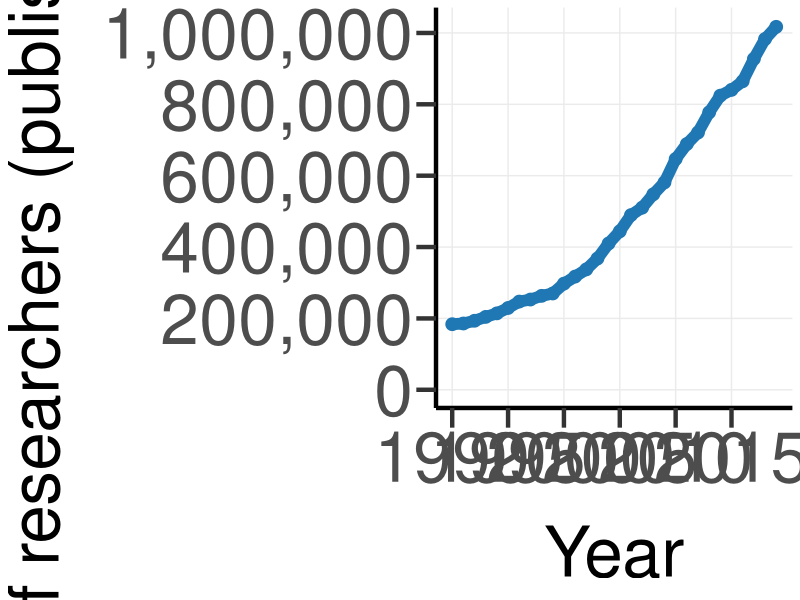
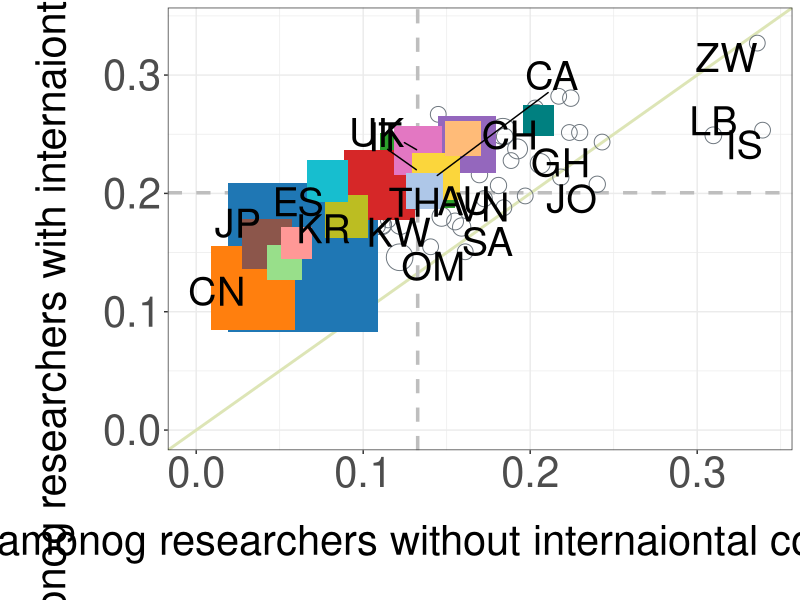
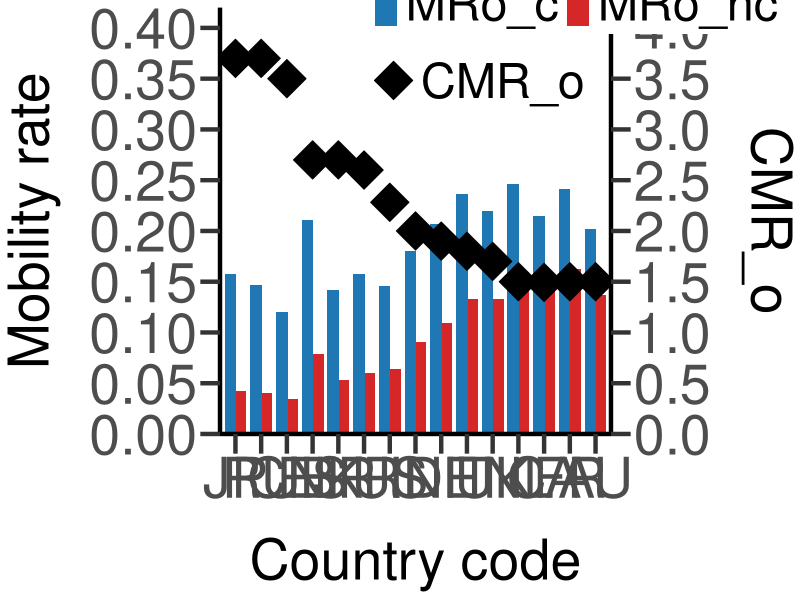
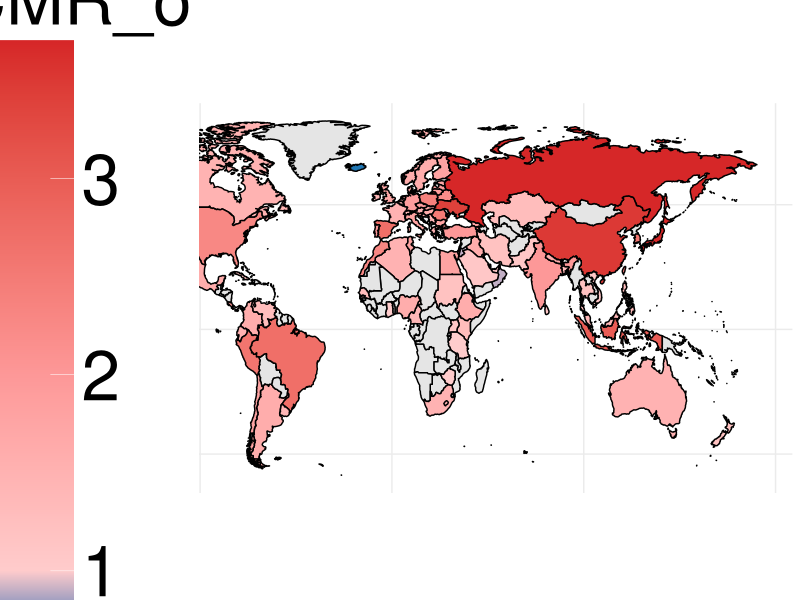
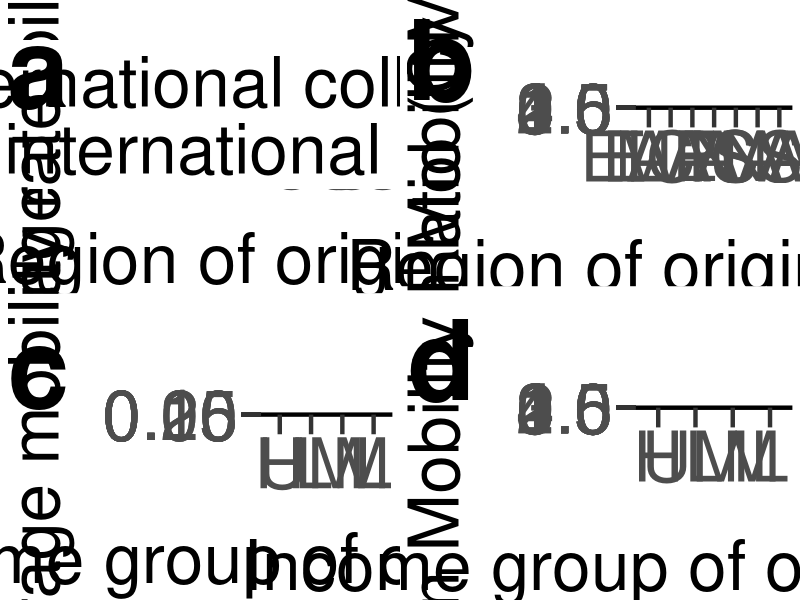
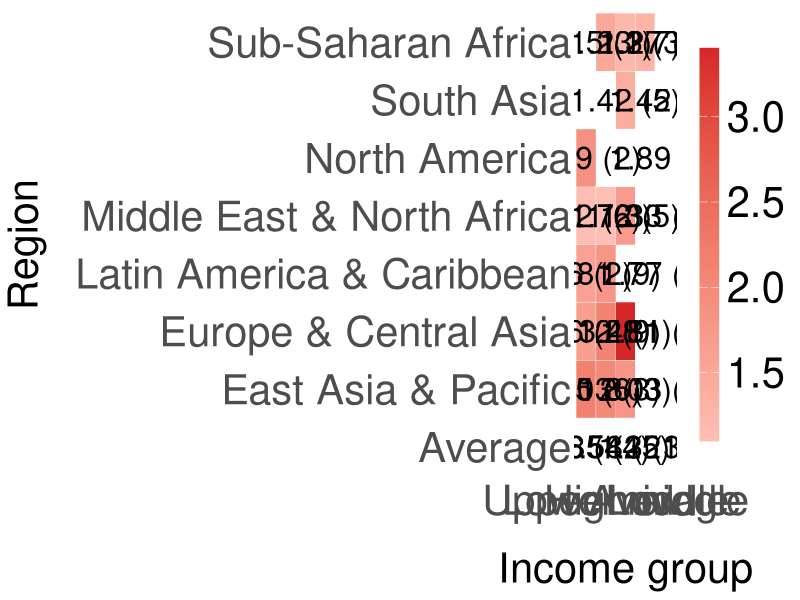

These figures' R source, in order:
## ---- chunk 1
knitr::opts_chunk$set(echo = TRUE)
## ---- chunk 2
library("ggplot2")
library("dplyr")
library("tidyr")
library("scales")
library("ggrepel")
library("gridExtra")
library("grid")
library("maps")
## ---- chunk 3
# Read data from CSV: the annual number of disambiguated researchers who published their first paper in the Dimensions database (1990–2019)
researcher_first_year<-read.csv("n of researchers--first year.csv",header=T,sep=',',stringsAsFactors = FALSE,na.strings = "")

## ---- chunk 4
#Drew Fig.1
png(file="Fig QSS1--first year--researchers_2023.png", width=3000,height=1500)  
ggplot(researcher_first_year, aes(x = first_year, y = n_researcher)) +
  geom_line(size = 4,color="#1f77b4") +  
  geom_point(size = 4,color="#1f77b4") +   
  scale_y_continuous(limits= c(0,1020000)
                     ,breaks=c(0, 200000,400000,600000,800000,1000000)
                     ,labels=c("0","200,000","400,000","600,000","800,000","1,000,000"))+
  scale_x_continuous(limits=c(1990,2019),breaks=seq(1990, 2019,5))+
  labs(x = "Year",
       y = "Number of researchers (published first paper)") +
   theme_bw() +
    theme( 
    panel.grid.minor = element_blank(),
    panel.border = element_blank(), 
    plot.title.position = "plot",  
    plot.title = element_text(hjust = 0.05, vjust = 0, size = 80, face = "bold", color = "black"),
    strip.text = element_text(size=50),
    axis.ticks = element_line(size = 1.5), 
    axis.ticks.length = unit(0.5, "cm"),
    axis.line = element_line(size = 1.5), 
    axis.text = element_text(size = 50),
    axis.line.y=element_line(size=1.5,color='black'),
    axis.title = element_text(size = 50),
    axis.title.x = element_text(size = 50, margin = margin(20, 0, 0, 0)),
    axis.title.y = element_text(size = 50, margin = margin(0, 20, 0, 0)),
    legend.text = element_text(size = 50),
    legend.title = element_blank(),
    legend.position = c(0.3, 0.95),
    legend.key.size = unit(1, "cm")
  )
dev.off()
## ---- chunk 5
# Read country-level mobility data from CSV

mobi_rate_country <-read.csv("mobility rate--country--2023--more than 500.csv") 

is.numeric(mobi_rate_country$MR_c)
is.numeric(mobi_rate_country$MR_nc)

# Define 15 country codes with most outgoing researchers and corresponding colors
country_code_15<-c(
        "US",
        "CN",
        "UK",
        "DE",
        "FR",
        "JP",
        "IT",
        "CA",
        "IN",
        "ES",
        "AU",
        "NL",
        "BR",
        "KR",
        "CH")
color <- c( 
     "#1f77b4",
     "#ff7f0e",
     "#2ca02c",
     "#d62728",
     "#9467bd",
     "#8c564b",
     "#e377c2",
     "#FBD63C",
     "#bcbd22",
     "#17becf",
     "#aec7e8",
     "#ffbb78",
     "#98df8a",
     "#ff9896",
     "#008080")

# Create a data frame for country style (color and shape)
country_style <- data.frame(country_code_15, color)
country_style$shape <- 15

# Merge color and shape info into mobility data by country code
mobi_rate_country <-
  merge(mobi_rate_country,
        country_style,
        by.x = "country_code",
        by.y = "country_code_15",
        all.x = TRUE)

# Assign default color and shape to countries not in the 15
mobi_rate_country $color[is.na(mobi_rate_country $color)] <- "#6c757d"
mobi_rate_country $shape[is.na(mobi_rate_country $shape)] <- 1

# Set plot size based on 'r_mobi' (n of outgoing researchers) value
mobi_rate_country $size <- mobi_rate_country $r_mobi / 100

mobi_rate_country $size[mobi_rate_country $size < 10] <- 5

## ---- chunk 6
# Save the scatter plot (Fig. 3) as a PNG image
png(file="Fig QSS3--mobility ratio--country level 2019.png", width=1500,height=1500)

# Arrange data and scale point sizes for visualization 
  mobi_rate_country_p <-mobi_rate_country  %>% arrange(shape, desc(r_mobi)) %>% mutate(size_scale =scales::rescale(size, to = c(5, 50)))

# Create scatter plot comparing mobility rates with and without international collaboration

    ggplot(mobi_rate_country_p,
           aes(x = MRo_nc, y =  MRo_c)) +
    xlim(0, 0.34) +
    ylim(0, 0.34) +
    labs(x = "Mobility rate amonog researchers without internaiontal collaboration (MRo_nc)") + 
    labs(y = "Mobility rate amonog researchers with internaiontal collaboration (MRo_c)") +
    geom_abline(
      intercept = 0,
      slope = 1,
      linetype = 1,
      color = "#dde5b6",
      size = 1
    ) +
    geom_vline(
      xintercept = median(mobi_rate_country_p$MRo_nc),
      linetype = "dashed",
      color = "grey",
      size = 1.2
    ) +
    geom_hline(
      yintercept = median(mobi_rate_country_p$MRo_c),
      linetype = "dashed",
      color = "grey",
      size = 1.2
    ) +
       geom_point(
      colour = mobi_rate_country_p$color,
      size = mobi_rate_country_p$size_scale,
      shape = mobi_rate_country_p$shape
    )+
  
# Label selected countries      
    geom_text_repel(aes(label=ifelse(mobi_rate_country_p$size_scale>10.5 & mobi_rate_country_p$country_code!="CA" &
                                       mobi_rate_country_p$country_code!="UK" 
                                     ,as.character(mobi_rate_country_p$country_code),'')),hjust=0.5,
              vjust=0.5,size=10)+
      geom_text_repel(aes(label = ifelse(mobi_rate_country_p$country_code == "UK", 
                                   "UK", '')),  hjust = 0, vjust = 1, size = 10)+
      geom_text_repel(aes(label = ifelse(mobi_rate_country_p$country_code == "CA", 
                                   "CA", '')),  hjust = 1, vjust = 1, size = 10)+
      geom_text(aes(label = ifelse(mobi_rate_country_p$country_code == "KR", 
                                   "KR", '')),  hjust = 0, vjust = 0, size = 10)+
        geom_text(aes(label = ifelse(mobi_rate_country_p$country_code == "CH", 
                                   "CH", '')),  hjust = 1, vjust = 1, size = 10)+
      geom_text(aes(label = ifelse(mobi_rate_country_p$country_code == "LB", 
                                   "LB", '')),  hjust = 0.5, vjust = 0, size = 10)+
        geom_text(aes(label = ifelse(mobi_rate_country_p$country_code == "JO", 
                                   "JO", '')),  hjust = 1, vjust = 1, size = 10)+
      geom_text(aes(label = ifelse(mobi_rate_country_p$country_code == "GH", 
                                   "GH", '')),  hjust = 0.5, vjust = 0, size = 10)+

              geom_text(aes(label = ifelse(mobi_rate_country_p$country_code == "IS", 
                                   "IS", '')),  hjust = 1, vjust = 1, size = 10)+
    geom_text(aes(label = ifelse(mobi_rate_country_p$country_code == "ZW", 
                                   "ZW", '')),  hjust = 1, vjust = 1, size = 10)+
          geom_text(aes(label = ifelse(mobi_rate_country_p$country_code == "OM", 
                                   "OM", '')),  hjust = 1, vjust = 1, size = 10)+
      
            geom_text(aes(label = ifelse(mobi_rate_country_p$country_code == "KW", 
                                   "KW", '')),  hjust = 1, vjust = 0, size = 10)+
        geom_text(aes(label = ifelse(mobi_rate_country_p$country_code == "VN", 
                                   "VN", '')),  hjust = 0, vjust = 0, size = 10)+
      geom_text(aes(label = ifelse(mobi_rate_country_p$country_code == "SA", 
                                   "SA", '')),  hjust = 0, vjust = 1, size = 10)+
            geom_text(aes(label = ifelse(mobi_rate_country_p$country_code == "TH", 
                                   "TH", '')),  hjust = 1, vjust = 0, size = 10)+
    scale_size(range = c(0, 15)) +
    theme_bw() +
    theme(
      plot.title = element_text(hjust = 0.5, size = 30),
      axis.text = element_text(size = 30),
      axis.title.x = element_text(size = 30,margin=margin(20,0,20,0)),
      axis.title.y = element_text(size = 30,margin=margin(0,20,0,20))
    )

dev.off() # Close and save the plot
## ---- chunk 7
# Define the top 15 countries with most original researchers
top15_country<-c("JP", "RU", "CN", "ES", "BR", "KR", "US", "IN", "DE", "IT", "UK", "NL", "CA", "FR", "AU")

# Select only the top 15 countries and relevant columns from the data
mobi_rate_country_15 <- mobi_rate_country [mobi_rate_country $country_code %in% top15_country, c("country_code","MRo_c", "MRo_nc","CMR_o")]

# Reshape data to long format for plotting (combine MRo_c and MRo_nc into one column)
mobi_rate_country_15_long <- mobi_rate_country_15 %>%
  pivot_longer(cols = c(MRo_nc, MRo_c), names_to = "variable", values_to = "value")

## ---- chunk 8
# Save the bar plotn (Fig. 4) as a PNG image
png(file="Fig QSS4--Top15.png", width=2500, height=1000)

# Create grouped bar plot for mobility rates (with/without international collaboration) in top 15 countries

ggplot(mobi_rate_country_15_long, aes(x = factor(country_code, levels = c("JP", "RU", "CN", "ES", "BR", "KR", "US", "IN", "DE", "IT", "UK", "NL", "CA", "FR", "AU")))) +
  geom_bar(aes(y = value, fill = variable), stat = "identity", position = position_dodge(width = 0.8)) +
  scale_fill_manual(values = c("MRo_nc" = "#d62728", "MRo_c" = "#1f77b4")) +
  
    # Add a point for CMR_o, rescaled to fit the left y-axis
  geom_point(data = mobi_rate_country_15, aes(x = country_code, y = CMR_o / 10, color = "CMR_o"), size = 10, shape = 23, fill = "black") + 
  
    # Set left y-axis for mobility rate and right axis for CMR_o
  scale_y_continuous(
    name = "Mobility rate", limits = c(0, 0.42), expand = c(0, 0), breaks = c(0, 0.05, 0.1, 0.15, 0.2, 0.25, 0.3, 0.35, 0.4),
    sec.axis = sec_axis(~.*10, breaks = seq(0, 4, 0.5), name = "CMR_o")
  ) +
  # Set color for CMR_o points
  scale_color_manual(values = c("MRo_nc" = "#d62728", "MRo_c" = "#1f77b4","CMR_o" = "black")) +
  
  labs(x = "Country code") +
  # Combine legends for bar and point, set layout
  guides(
    fill = guide_legend(title = NULL, nrow = 1),
    color = guide_legend(title = NULL, nrow = 1)
  ) + 
  # Theme settings for cleaner and bigger labels
  theme_bw() +
  theme(
    panel.grid.major = element_blank(),
    panel.grid.minor = element_blank(),
    panel.border = element_blank(), 
    plot.title = element_text(hjust = 0.5, size = 40),
    axis.ticks = element_line(size = 1.5), 
    axis.ticks.length = unit(0.5, "cm"),
    axis.line = element_line(size = 1.5), 
    axis.text = element_text(size = 40),
    axis.title = element_text(size = 40),
    axis.title.x = element_text(size = 40, margin = margin(20, 0, 0, 0)),
    axis.title.y = element_text(size = 40, margin = margin(0, 20, 0, 0)),
    axis.title.y.right = element_text(margin = margin(l = 20)),
    legend.text = element_text(size = 35),
    legend.position = c(0.91, 0.92)
    )

dev.off() # Finish and save the plot
## ---- chunk 9
# Load world map data
world_map <- map_data("world")

# Remove Antarctica from the map
world_map <- world_map %>%
  filter(region != "Antarctica")

# Merge map data with mobility data by matching country names
CMR_o_world <- world_map %>%
  left_join(mobi_rate_country, by = c("region" = "nation_map"))

## ---- chunk 10
# Find min and max CMR_o values (ignoring missing values)
cmr_min <- min(CMR_o_world$CMR_o, na.rm = TRUE)
cmr_max <- max(CMR_o_world$CMR_o, na.rm = TRUE)

# Define color breakpoints for the color scale
color_nodes <- c(cmr_min, 1, 2, cmr_max)
value_nodes <- scales::rescale(color_nodes, to = c(0,1), from = c(cmr_min, cmr_max))

# Save the map as a PNG image (Fig. A1)
png(file="Fig QSS--A1--world map--CMR_o--2023.png", width=3000,height=1500) 
ggplot(CMR_o_world, aes(x = long, y = lat, group = group, fill = CMR_o)) +
  geom_polygon(color = "black") + # Draw country borders
  scale_fill_gradientn( colours = c("#1f77b4", "#ffcccc", "#fd9898", "#d62728"),  # Custom color palette
                      values = value_nodes,         
                      na.value = "grey90",
                      name = "CMR_o") +
  coord_fixed(ratio = 1.3)+
    theme_bw() +
   theme(
    panel.grid.minor = element_blank(),
    panel.border = element_blank(),
    plot.title.position = "plot",  
    plot.title = element_text(hjust = 0.05, vjust = 0, size = 80, face = "bold", color = "black"),
    strip.text = element_text(size = 40),
    axis.ticks = element_blank(), 
    axis.line = element_blank(),  
    axis.text = element_blank(),  
    axis.title = element_blank(),  
    legend.position = c(0.08, 0.50),  
    legend.title = element_text(size = 50),  
    legend.text = element_text(size = 50),    
    legend.key.size = unit(3, "cm") 
  )

dev.off()  # Finish and save the image
## ---- chunk 11
# Calculate mean mobility rates (with and without international collaboration)by region

mobi_rate_region_summary <- mobi_rate_country %>%
  group_by(region) %>%
  summarise(
    mean_MRo_c   = mean(MRo_c, na.rm = TRUE),
    mean_MRo_nc  = mean(MRo_nc, na.rm = TRUE),
    .groups = "drop"  
  )
# Convert summary table to long format for plotting
mobi_rate_region_summary_long <- mobi_rate_region_summary %>%
  pivot_longer(cols = c(mean_MRo_nc, mean_MRo_c), names_to = "variable", values_to = "value")

# Remove countries with missing region information
mobi_rate_country_region_no_NA<- mobi_rate_country %>%  filter(region != '#N/A' )


## ---- chunk 12
#Draw Fig. 5-a
# Bar plot Fig. 5-a: average mobility rates by region (with and without prior international collaboration)

plot_mobi_rate_region<-ggplot(mobi_rate_region_summary_long, aes(x = factor(region, levels = c("East Asia & Pacific", "Europe & Central Asia","Latin America & Caribbean","Middle East & North Africa","North America","South Asia", "Sub-Saharan Africa")))) +
  geom_bar(aes(y = value, fill = variable), stat = "identity", position = position_dodge(width = 0.8)) +
  scale_fill_manual(values = c("mean_MRo_nc" = "#d62728", "mean_MRo_c" = "#1f77b4"),
                    labels = c("mean_MRo_nc" = "Without prior international collaboration (MRo_nc)", 
                      "mean_MRo_c" = "With prior international collaboration (MRo_c)")) +
  
  scale_y_continuous(
    name = "Average mobility rate", limits = c(0, 0.27), expand = c(0, 0), breaks = c(0, 0.05, 0.1, 0.15, 0.2,0.25)
  ) +
    # Use region abbreviations for the x-axis
  
    scale_x_discrete(breaks = c( "East Asia & Pacific", "Europe & Central Asia","Latin America & Caribbean","Middle East & North Africa",
                                 "North America","South Asia","Sub-Saharan Africa"),
                     labels=c("EAP", "ECA", "LAC","MENA", "NA","SA","SSA")
                                )+
  scale_color_manual(values = c("mean_MRo_nc" = "#d62728", "mean_MRo_c" = "#1f77b4")) +
  
  labs(x = "Region of origin country") +
  guides(
    fill = guide_legend(title = NULL, ncol= 1),
    color = guide_legend(title = NULL, ncol = 1)
  ) + 
  theme_bw() +
  theme(
    panel.grid.major = element_blank(),
    panel.grid.minor = element_blank(),
    panel.border = element_blank(),
    plot.title.position = "plot",  
    plot.title = element_text(hjust = 0, vjust = 0, size = 80, face = "bold", color = "black"),

    axis.ticks = element_line(size = 1.5), 
    axis.ticks.length = unit(0.5, "cm"),
    axis.line = element_line(size = 1.5), 
    axis.text = element_text(size = 50),
    axis.title = element_text(size = 50),
    axis.title.x = element_text(size = 50, margin = margin(20, 0, 0, 0)),
    axis.title.y = element_text(size = 50, margin = margin(0, 20, 0, 0)),
    axis.title.y.right = element_text(margin = margin(l = 20)),
    legend.text = element_text(size = 50),
    legend.position = c(0.6, 0.98)
  ) +
  ggtitle("a")

#Draw Fig. 5-b
# Violin and boxplot: distribution of CMR_o by region
plot_mobi_rate_region_box<-ggplot(mobi_rate_country_region_no_NA,aes(x=factor(region,levels=c("East Asia & Pacific", "Europe & Central Asia","Latin America & Caribbean","Middle East & North Africa","North America","South Asia","Sub-Saharan Africa")),y=CMR_o,fill = region))+
  geom_violin(size=2,width = 0.5,outlier.size=8)+
  geom_boxplot(size = 1.5, width = 0.2,outlier.size=8) +
  stat_boxplot(geom = "errorbar",size=3,width=0.2)+
  scale_fill_manual(values = c( 
    "East Asia & Pacific"="#1F77B4", 
                   "Europe & Central Asia"="#FF7F0E", 
                   "Latin America & Caribbean"="#2CA02C", 
                   "Middle East & North Africa"="#D62728", 
                   "North America"="#9467BD", 
                   "South Asia"= "#8c564b",
                   "Sub-Saharan Africa" = "#eeee00")) +
  

  stat_summary(fun=mean, geom="point", shape=23, size=15, fill="black")+
  guides(fill="none")+

  scale_y_continuous(limits= c(0,4),breaks=seq(0, 4,0.5))+
  scale_x_discrete(breaks = c(  "East Asia & Pacific", "Europe & Central Asia"
                                ,"Latin America & Caribbean","Middle East & North Africa"
                                ,"North America","South Asia","Sub-Saharan Africa"),
                   labels=c("EAP", "ECA", "LAC","MENA", "NA","SA","SSA")
                     )+
  xlab("Region of origin country")+
  ylab("Collaboration Mobility Ratio (CMR_o)")+

  theme_bw() +
    theme( legend.position = "none",

    panel.grid.minor = element_blank(),
    panel.border = element_blank(), 
    plot.title.position = "plot",  
    plot.title = element_text(hjust = 0, vjust = 0, size = 80, face = "bold", color = "black"),
    strip.text = element_text(size=50),
    axis.ticks = element_line(size = 1.5), 
    axis.ticks.length = unit(0.5, "cm"),
    axis.line = element_line(size = 1.5), 
    axis.text = element_text(size = 50),
    axis.line.y=element_line(size=1.5,color='black'),
    axis.title = element_text(size = 50),
    axis.title.x = element_text(size = 50, margin = margin(30, 0, 0, 0)),
    axis.title.y = element_text(size = 50, margin = margin(0, 30, 0, 0))

  )+
  ggtitle("b")
## ---- chunk 13
# Calculate mean mobility rates by income group
mobi_rate_income_summary <- mobi_rate_country %>%
  group_by(income_group) %>%
  summarise(
    mean_MRo_c   = mean(MRo_c, na.rm = TRUE),
    mean_MRo_nc  = mean(MRo_nc, na.rm = TRUE),
    .groups = "drop" 
  )

# Convert summary table to long format for plotting

mobi_rate_income_summary_long <- mobi_rate_income_summary   %>%
  pivot_longer(cols = c(mean_MRo_nc, mean_MRo_c), names_to = "variable", values_to = "value")

# Remove countries with missing income group information

mobi_rate_country_income_no_NA<- mobi_rate_country %>%  filter(income_group != '#N/A')

## ---- chunk 14
#Draw Fig. 5-c
# Bar plot: average mobility rates by income group (with/without prior international collaboration)
plot_mobi_rate_income<-ggplot(mobi_rate_income_summary_long  , aes(x = factor(income_group, levels = c("High", "Upper middle", "Lower middle", "Low")))) +
  geom_bar(aes(y = value, fill = variable), stat = "identity", position = position_dodge(width = 0.8)) +
  scale_fill_manual(values = c("mean_MRo_nc" = "#d62728", "mean_MRo_c" = "#1f77b4")) +

  scale_color_manual(values = c("mean_MRo_nc" = "#d62728", "mean_MRo_c" = "#1f77b4","CMR_o" = "black")) +
  scale_x_discrete(breaks = c( "High", "Upper middle", "Lower middle", "Low"),
                     labels=c("H", "UM", "LM", "L")
                                )+
  scale_y_continuous(
    name = "Average mobility rate", limits = c(0, 0.27), expand = c(0, 0), breaks = c(0, 0.05, 0.1, 0.15, 0.2,0.25)
  ) +
  labs(x = "Income group of origin country") +
  labs(y="Mobility rate")+
  guides(
    fill = guide_legend(title = NULL, ncol = 1),
    color = guide_legend(title = NULL, ncol = 1)
  ) + 
  theme_bw() +
  theme(
    panel.grid.major = element_blank(),
    panel.grid.minor = element_blank(),
    panel.border = element_blank(), 
    plot.title.position = "plot",  
    plot.title = element_text(hjust = 0, vjust = 0, size = 80, face = "bold", color = "black"),

    axis.ticks = element_line(size = 1.5), 
    axis.ticks.length = unit(0.5, "cm"),
    axis.line = element_line(size = 1.5), 
    axis.text = element_text(size = 50),
    axis.title = element_text(size = 50),
    axis.title.x = element_text(size = 50, margin = margin(20, 0, 0, 0)),
    axis.title.y = element_text(size = 50, margin = margin(0, 20, 0, 0)),
    axis.title.y.right = element_text(margin = margin(l = 20)),
    legend.text = element_text(size = 50),
    legend.position = "none"
  )+
  ggtitle("c")

#Draw Fig. 5d
# Violin and boxplot: distribution of CMR_o by income group

plot_mobi_rate_income_box<-ggplot(mobi_rate_country_income_no_NA, aes(x = factor(income_group,levels = c("High", "Upper middle", "Lower middle", "Low")), y = CMR_o,fill = income_group)) +
  geom_violin(size=2,width = 0.5,outlier.size=8)+
  geom_boxplot(size = 1.5, width = 0.2,outlier.size=8) +
  stat_boxplot(geom = "errorbar",size=3,width=0.2)+
  
  scale_fill_manual(values = c(
    "High" = "#1f77b4",
    "Upper middle" = "#ff7f0e",
    "Lower middle" = "#2ca02c",
    "Low" = "#d62728"
  )) +
  stat_summary(fun = mean, geom = "point", shape = 23, size = 15, fill = "black") +
  guides(fill = "none") +
  scale_y_continuous(limits = c(0, 4), breaks = seq(0, 4, 0.5)) +
  scale_x_discrete(breaks = c("High", "Upper middle", "Lower middle", "Low"),
                   labels = c("H", "UM", "LM", "L")) +
  xlab("Income group of origin country") +
   ylab("Collaboration Mobility Ratio (CMR_o)")+
  theme_bw() +
  theme(
    legend.position = "none",
    panel.grid.minor = element_blank(),
    panel.border = element_blank(),
    plot.title.position = "plot",
    plot.title = element_text(hjust = 0, vjust = 0, size = 80, face = "bold", color = "black"),
    strip.text = element_text(size = 50),
    axis.ticks = element_line(size = 1.5),
    axis.ticks.length = unit(0.5, "cm"),
    axis.line = element_line(size = 1.5),
    axis.text = element_text(size = 50),
    axis.line.y = element_line(size = 1.5, color = 'black'),
    axis.title = element_text(size = 50),
    axis.title.x = element_text(size = 50, margin = margin(30, 0, 0, 0)),
    axis.title.y = element_text(size = 50, margin = margin(0, 30, 0, 0))
  ) +
  ggtitle("d")

## ---- chunk 15
# Save the combined plots (Fig. 5) as a PNG image

png(file="Fig QSS5--mobility rate_2023.png", width=3750,height=3000)

# Define the layout for a 4-panel figure
grid_layout <- rbind(
  c(1, 1, 1, 3, 3,3),
  c(1, 1, 1, 3, 3,3),
  c(2, 2, 2, 4, 4,4),
  c(2, 2, 2, 4, 4,4)
)

# Arrange the four plots in the specified layout
grid.arrange(plot_mobi_rate_region,           # 1: Bar plot by region
             plot_mobi_rate_income,           # 2: Bar plot by income group
             plot_mobi_rate_region_box,       # 3: Box/violin by region
             plot_mobi_rate_income_box,       # 4: Box/violin by income group
             layout_matrix = grid_layout)

dev.off() # Finish and save the image
## ---- chunk 16
# Calculate average CMR_o and country count for each region and income group combination

CMR_region_income_summary <- mobi_rate_country %>%
  group_by(region, income_group) %>%
  summarise(mean_CMR_o = mean(CMR_o, na.rm = TRUE),
            country_count = n(),
            .groups = "drop"
            )
# Calculate average CMR_o and country count for each income group (region set as "Average")

CMR_income_summary <- mobi_rate_country %>%
  group_by(income_group) %>%
  summarise(mean_CMR_o = mean(CMR_o, na.rm = TRUE),
            country_count = n()) %>%
  mutate(region = "Average")

# Calculate average CMR_o and country count for each region (income_group set as "Average")
CMR_region_summary <- mobi_rate_country %>%
  group_by(region) %>%
  summarise(mean_CMR_o = mean(CMR_o, na.rm = TRUE),
            country_count = n()) %>%
  mutate(income_group = "Average")

# Combine all summaries into one table
CMR_region_income<-bind_rows(CMR_region_income_summary , CMR_income_summary, CMR_region_summary)

# Create a label with mean value and country count
CMR_region_income<- CMR_region_income %>%
  mutate(label = paste0(round(mean_CMR_o, 2), " (", country_count, ")"))

# Calculate overall mean and total number of records
total_mean_CMR_o <- mean(CMR_region_income$mean_CMR_o, na.rm = TRUE)
total_id_count <- nrow(CMR_region_income)

# Calculate the median mean_CMR_o across all region/income groups
median_value_region_income <- median(CMR_region_income$mean_CMR_o, na.rm = TRUE)

## ---- chunk 17
# Save the heatmap (Fig. A2) as a PNG image
png(file="Fig QSS--A2--mobility rate--region and income.png", width=1500,height=500)

# Create a heatmap of mean_CMR_o for each region and income group
ggplot(CMR_region_income, aes(
  x = factor(income_group, levels = c("High", "Upper middle", "Lower middle", "Low","Average")),
  y = factor(region, levels = c("Average", "East Asia & Pacific", "Europe & Central Asia","Latin America & Caribbean","Middle East & North Africa",
                                 "North America","South Asia","Sub-Saharan Africa")), fill = mean_CMR_o)) +
  
# Main colored tiles for mean_CMR_o (excluding summary rows/columns)
   geom_tile(aes(fill = ifelse(income_group == "Average" | region == "Average", NA, mean_CMR_o)), color = "white") +
  
# White tiles for summary rows/columns (the "Average" cells)
  geom_tile(data = subset(CMR_region_income, income_group == "Average" | region == "Average"), fill = "white", color = "white") +
  
# Add label with mean value and country count to each cell

  geom_text(aes(label = label), color = "black", size = 8, 
            hjust = 0.5, vjust = 0.5) +
  
# Set color gradient for heatmap
  scale_fill_gradient2(low = "#ffffe0",  high = "#d62728")+
  labs( x = "Income group", y = "Region",fill = "mean_CMR_o")+
  theme_bw() +
  theme(
    panel.grid.major = element_blank(),
    panel.grid.minor = element_blank(),
    panel.border = element_blank(), 
    plot.title = element_text(hjust = 0.5, size = 40),
    axis.ticks = element_blank(), 
    axis.ticks.length = unit(0, "cm"), 
    axis.text = element_text(size = 30),
    axis.title = element_blank(),
    axis.title.x = element_text(size = 30, margin = margin(20, 0, 0, 0)),
    axis.title.y = element_text(size = 30, margin = margin(0, 20, 0, 0)),
    axis.title.y.right = element_text(margin = margin(l = 20)),
    legend.text = element_text(size = 30),
      legend.title = element_blank(),
     # legend.title.align = 0.1,
    legend.key.size = unit(1, "cm"),           
    legend.key.width = unit(0.5, "cm"),       
    legend.key.height = unit(2, "cm")  ,     
      legend.position = "right"
  )
dev.off()  # Finish and save the image
